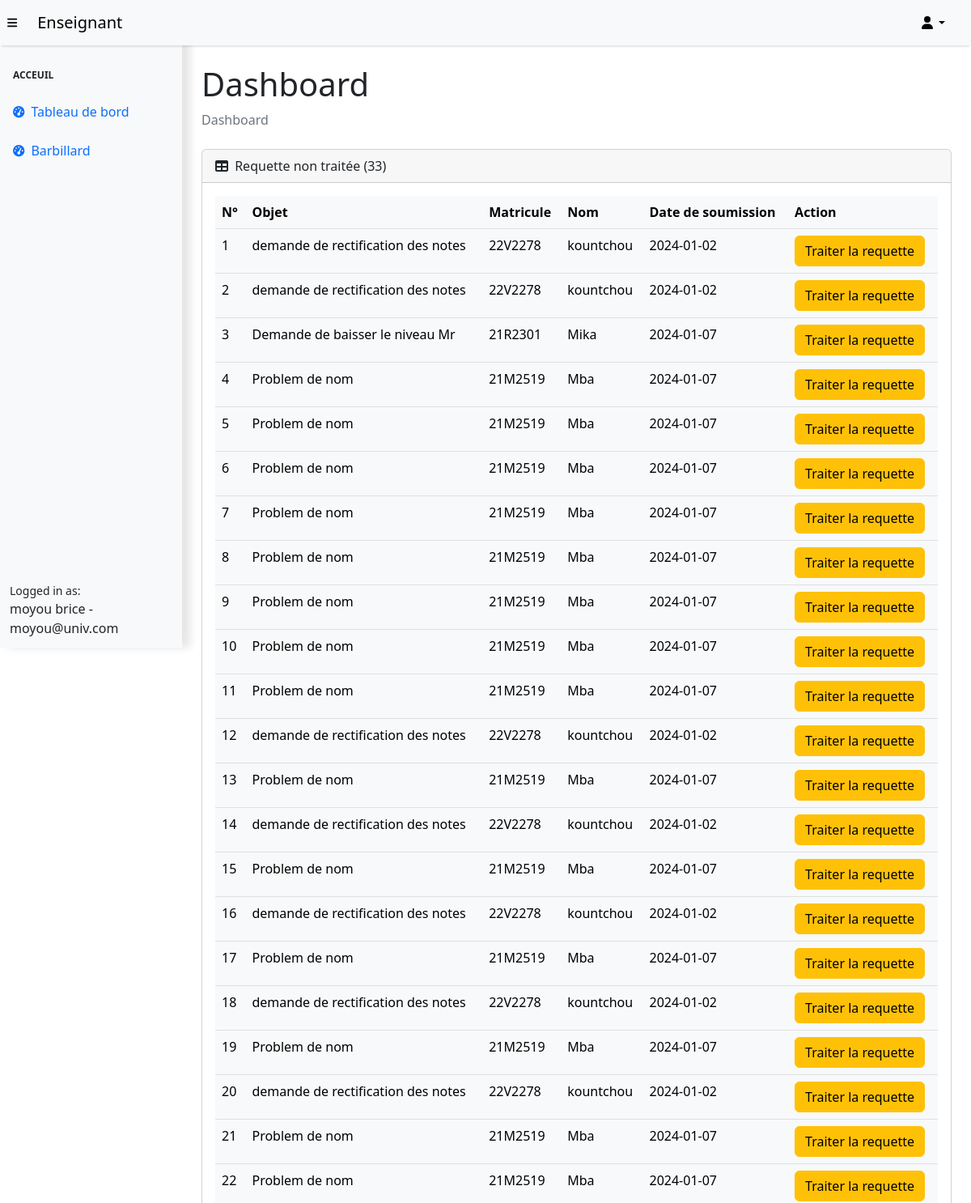
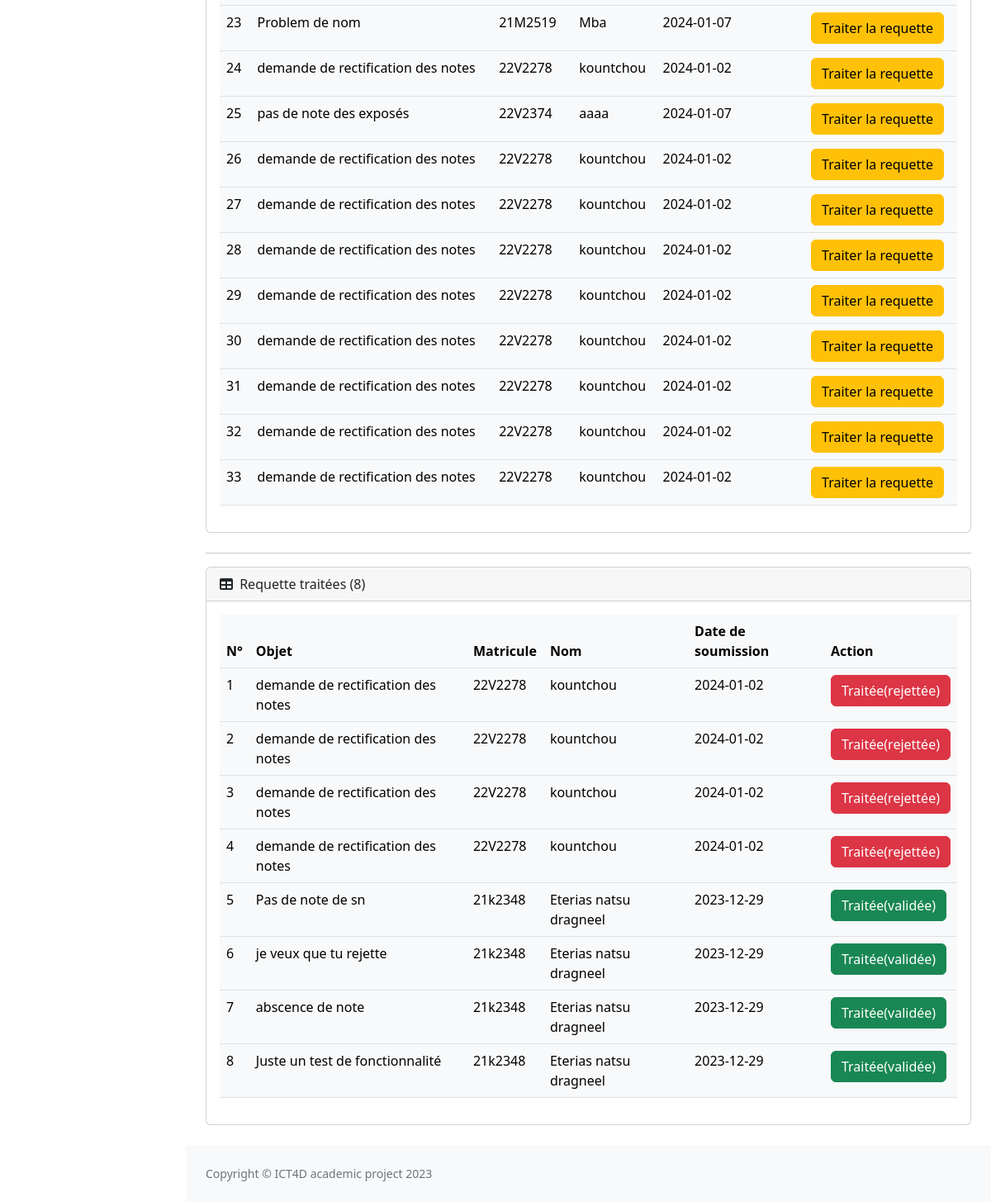
/enseignant/index.php (signed in), run on the app's committed database (2 pictures, top to bottom).
### tables this page shows
CREATE TABLE `requette` (
  `id_Requette` int(11) NOT NULL,
  `objet_Requette` varchar(255) DEFAULT NULL,
  `justificatif_Requette` varchar(255) DEFAULT NULL,
  `corps_Requette` text DEFAULT NULL,
  `id_Etudiant` int(11) DEFAULT NULL,
  `id_enseignant` int(11) DEFAULT NULL,
  `id_UE` int(11) DEFAULT NULL,
  `status` int(11) NOT NULL COMMENT '-1, 0, 1(rejeté, en cours, validé)',
  `date_soumission` date DEFAULT current_timestamp(),
  `raison_rejet` varchar(255) DEFAULT NULL COMMENT 'raison de rejet de la req'
);

CREATE TABLE `etudiant` (
  `id_Etudiant` int(11) NOT NULL,
  `nom` varchar(50) NOT NULL,
  `matricule_Etudiant` varchar(9) DEFAULT NULL,
  `email_Etudiant` varchar(255) DEFAULT NULL,
  `id_filiere` int(11) DEFAULT NULL,
  `mdp` varchar(255) NOT NULL,
  `niveau` int(11) NOT NULL DEFAULT 2
);

### enseignant/index.php (the view, shortened to what this page needs)
<?php session_start() ;
    require_once 'functions_include/those.php';
    $stm = $con->prepare("SELECT distinct r.objet_Requette,  r.status, r.date_soumission, id_Requette, r.id_UE, justificatif_Requette, e.nom, e.matricule_Etudiant from requette r  join etudiant e on e.id_Etudiant = r.id_Etudiant where r.id_enseignant = :id_ order by r.status");
    $stm->execute(array('id_'=>$_SESSION['user']['id_enseignant']));
    $rqs = $stm->fetchAll(PDO::FETCH_ASSOC);
    $stm = $con->prepare("SELECT count(*) from requette where id_enseignant=:id_ and requette.status=0");
    $stm->bindValue(":id_", $_SESSION["user"]["id_enseignant"]);
    $stm->execute();
    $countnbrequettenontraite = $stm->fetch(PDO::FETCH_ASSOC);
    $stm = $con->prepare("SELECT count(*) from requette where id_enseignant=:id_ and requette.status<>0");
    $stm->bindValue(":id_", $_SESSION["user"]["id_enseignant"]);
    $stm->execute();
    $countnbrequettetraite = $stm->fetch(PDO::FETCH_ASSOC)['count(*)'];
?>
<!DOCTYPE html>
<html lang="fr">
    <head>
        <link href="https://cdn.jsdelivr.net/npm/simple-datatables@7.1.2/dist/style.min.css" rel="stylesheet" />
        <link href="css/styles.css" rel="stylesheet" />
    </head>
    <body class="sb-nav-fixed">
        <?php include_once "templates/fixedNavBar.php";?>
        <div id="layoutSidenav">
            <div id="layoutSidenav_content">
            <?php include_once "templates/sideBar.php" ?>
                <main>
                    <div class="container-fluid px-4">
                        <h1 class="mt-4">Dashboard</h1>
                        <ol class="breadcrumb mb-4">
                            <li class="breadcrumb-item active">Dashboard</li>
                        </ol>
                        <div class="card mb-4">
                            <div class="card-header">
                                <i class="fas fa-table me-1"></i>
                                Requette non traitée (<?=$countnbrequettenontraite["count(*)"];?>)
                            </div>
                            <div class="card-body">
                                <table class="table table-light">
                                    <thead>
                                        <tr>
                                            <th>N°</th>
                                            <th>Objet</th>
                                            <th>Matricule</th>
                                            <th>Nom</th>
                                            <th>Date de soumission</th>
                                            <th>Action</th>
                                        </tr>
                                    </thead>
                                    <tbody>
                                        <?php
                                            $i = 1;
                                            foreach ($rqs as $rq) {
                                               if($rq['status'] == 0){
                                        ?>
                                            <form action="" method="get">
                                                <tr>
                                                    <td><?=$i?></td>
                                                    <td><?=$rq['objet_Requette']?></td>
                                                    <td><?=$rq['matricule_Etudiant']?></td>
                                                    <td><?=$rq['nom']?></td>
                                                    <td><?=$rq['date_soumission']?></td>
                                                    <td><?=actionDependOnStatus($rq['status'], $rq['id_Requette'], $i, $rq['id_UE'], $rq['objet_Requette'])?></td>
                                                </tr>
                                            </form>
                                        <?php
                                            $i++;
                                               }
                                            }
                                        ?>
                                    </tbody>
                                </table>
                            </div>
                        </div>
                        <hr>
                        <div class="card mb-4">
                            <div class="card-header">
                                <i class="fas fa-table me-1"></i>
                                Requette traitées (<?=$countnbrequettetraite?>)
                            </div>
                            <div class="card-body">
                                <table class="table table-light">
                                    <thead>
                                        <tr>
                                            <th>N°</th>
                                            <th>Objet</th>
                                            <th>Matricule</th>
                                            <th>Nom</th>
                                            <th>Date de soumission</th>
                                            <th>Action</th>
                                        </tr>
                                    </thead>
                                    <tbody>
                                        <?php
                                            $i = 1;
                                            foreach ($rqs as $rq) {
                                               if($rq['status'] != 0){
                                        ?>
                                            <form action="" method="get">
                                                <tr>
                                                    <td><?=$i?></td>
                                                    <td><?=$rq['objet_Requette']?></td>
                                                    <td><?=$rq['matricule_Etudiant']?></td>
                                                    <td><?=$rq['nom']?></td>
                                                    <td><?=$rq['date_soumission']?></td>
                                                    <td><?=actionDependOnStatus($rq['status'], $rq['id_Requette'], $i, $rq['id_UE'], $rq['objet_Requette'])?></td>
                                                </tr>
                                            </form>
                                        <?php
                                            $i++;
                                               }
                                            }
                                        ?>
                                    </tbody>
                                </table>
                            </div>
                        </div>
                    </div>
                </main>
               <?php include_once "templates/footer.php";?>
            </div>
        </div>
    </body>
</html>

### enseignant/functions_include/those.php (shortened to what this page needs)
<?php
    function actionDependOnStatus($st, $id_Requette, $numReq, $objet){
        switch($st){
            case 0 :
                return "<a class=\"btn btn-warning\" disable href='modif-req.php?id_rq=$id_Requette'>Traiter la requette</a>";
            case 1 :
                return "<button class=\"btn btn-success\" type='button'>Traitée(validée)</button>";
            case -1:
                return "<button class=\"btn btn-danger\" type='button'>Traitée(rejettée)</button>";
        }
    }
?>

### data on the page
requette: objet_Requette "demande de rectification des notes", id_Etudiant.matricule_Etudiant "22V2278", id_Etudiant.nom "kountchou", date_soumission "2024-01-02"
requette: objet_Requette "demande de rectification des notes", id_Etudiant.matricule_Etudiant "22V2278", id_Etudiant.nom "kountchou", date_soumission "2024-01-02"
requette: objet_Requette "Demande de baisser le niveau Mr", id_Etudiant.matricule_Etudiant "21R2301", id_Etudiant.nom "Mika", date_soumission "2024-01-07"
requette: objet_Requette "Problem de nom", id_Etudiant.matricule_Etudiant "21M2519", id_Etudiant.nom "Mba", date_soumission "2024-01-07"
requette: objet_Requette "Problem de nom", id_Etudiant.matricule_Etudiant "21M2519", id_Etudiant.nom "Mba", date_soumission "2024-01-07"
requette: objet_Requette "Problem de nom", id_Etudiant.matricule_Etudiant "21M2519", id_Etudiant.nom "Mba", date_soumission "2024-01-07"
requette: objet_Requette "Problem de nom", id_Etudiant.matricule_Etudiant "21M2519", id_Etudiant.nom "Mba", date_soumission "2024-01-07"
requette: objet_Requette "Problem de nom", id_Etudiant.matricule_Etudiant "21M2519", id_Etudiant.nom "Mba", date_soumission "2024-01-07"
requette: objet_Requette "Problem de nom", id_Etudiant.matricule_Etudiant "21M2519", id_Etudiant.nom "Mba", date_soumission "2024-01-07"
requette: objet_Requette "Problem de nom", id_Etudiant.matricule_Etudiant "21M2519", id_Etudiant.nom "Mba", date_soumission "2024-01-07"
requette: objet_Requette "Problem de nom", id_Etudiant.matricule_Etudiant "21M2519", id_Etudiant.nom "Mba", date_soumission "2024-01-07"
requette: objet_Requette "demande de rectification des notes", id_Etudiant.matricule_Etudiant "22V2278", id_Etudiant.nom "kountchou", date_soumission "2024-01-02"
requette: objet_Requette "Problem de nom", id_Etudiant.matricule_Etudiant "21M2519", id_Etudiant.nom "Mba", date_soumission "2024-01-07"
requette: objet_Requette "demande de rectification des notes", id_Etudiant.matricule_Etudiant "22V2278", id_Etudiant.nom "kountchou", date_soumission "2024-01-02"
requette: objet_Requette "Problem de nom", id_Etudiant.matricule_Etudiant "21M2519", id_Etudiant.nom "Mba", date_soumission "2024-01-07"
requette: objet_Requette "demande de rectification des notes", id_Etudiant.matricule_Etudiant "22V2278", id_Etudiant.nom "kountchou", date_soumission "2024-01-02"
requette: objet_Requette "Problem de nom", id_Etudiant.matricule_Etudiant "21M2519", id_Etudiant.nom "Mba", date_soumission "2024-01-07"
requette: objet_Requette "demande de rectification des notes", id_Etudiant.matricule_Etudiant "22V2278", id_Etudiant.nom "kountchou", date_soumission "2024-01-02"
requette: objet_Requette "Problem de nom", id_Etudiant.matricule_Etudiant "21M2519", id_Etudiant.nom "Mba", date_soumission "2024-01-07"
requette: objet_Requette "demande de rectification des notes", id_Etudiant.matricule_Etudiant "22V2278", id_Etudiant.nom "kountchou", date_soumission "2024-01-02"
requette: objet_Requette "Problem de nom", id_Etudiant.matricule_Etudiant "21M2519", id_Etudiant.nom "Mba", date_soumission "2024-01-07"
requette: objet_Requette "Problem de nom", id_Etudiant.matricule_Etudiant "21M2519", id_Etudiant.nom "Mba", date_soumission "2024-01-07"
requette: objet_Requette "Problem de nom", id_Etudiant.matricule_Etudiant "21M2519", id_Etudiant.nom "Mba", date_soumission "2024-01-07"
requette: objet_Requette "demande de rectification des notes", id_Etudiant.matricule_Etudiant "22V2278", id_Etudiant.nom "kountchou", date_soumission "2024-01-02"
requette: objet_Requette "pas de note des exposés", id_Etudiant.matricule_Etudiant "22V2374", id_Etudiant.nom "aaaa", date_soumission "2024-01-07"
requette: objet_Requette "demande de rectification des notes", id_Etudiant.matricule_Etudiant "22V2278", id_Etudiant.nom "kountchou", date_soumission "2024-01-02"
requette: objet_Requette "demande de rectification des notes", id_Etudiant.matricule_Etudiant "22V2278", id_Etudiant.nom "kountchou", date_soumission "2024-01-02"
requette: objet_Requette "demande de rectification des notes", id_Etudiant.matricule_Etudiant "22V2278", id_Etudiant.nom "kountchou", date_soumission "2024-01-02"
requette: objet_Requette "demande de rectification des notes", id_Etudiant.matricule_Etudiant "22V2278", id_Etudiant.nom "kountchou", date_soumission "2024-01-02"
requette: objet_Requette "demande de rectification des notes", id_Etudiant.matricule_Etudiant "22V2278", id_Etudiant.nom "kountchou", date_soumission "2024-01-02"
requette: objet_Requette "demande de rectification des notes", id_Etudiant.matricule_Etudiant "22V2278", id_Etudiant.nom "kountchou", date_soumission "2024-01-02"
requette: objet_Requette "demande de rectification des notes", id_Etudiant.matricule_Etudiant "22V2278", id_Etudiant.nom "kountchou", date_soumission "2024-01-02"
requette: objet_Requette "demande de rectification des notes", id_Etudiant.matricule_Etudiant "22V2278", id_Etudiant.nom "kountchou", date_soumission "2024-01-02"
requette: objet_Requette "demande de rectification des notes", id_Etudiant.matricule_Etudiant "22V2278", id_Etudiant.nom "kountchou", date_soumission "2024-01-02", status "Traitée(rejettée)"
requette: objet_Requette "demande de rectification des notes", id_Etudiant.matricule_Etudiant "22V2278", id_Etudiant.nom "kountchou", date_soumission "2024-01-02", status "Traitée(rejettée)"
requette: objet_Requette "demande de rectification des notes", id_Etudiant.matricule_Etudiant "22V2278", id_Etudiant.nom "kountchou", date_soumission "2024-01-02", status "Traitée(rejettée)"
requette: objet_Requette "demande de rectification des notes", id_Etudiant.matricule_Etudiant "22V2278", id_Etudiant.nom "kountchou", date_soumission "2024-01-02", status "Traitée(rejettée)"
requette: objet_Requette "Pas de note de sn", id_Etudiant.matricule_Etudiant "21k2348", id_Etudiant.nom "Eterias natsu dragneel", date_soumission "2023-12-29", status "Traitée(validée)"
requette: objet_Requette "je veux que tu rejette", id_Etudiant.matricule_Etudiant "21k2348", id_Etudiant.nom "Eterias natsu dragneel", date_soumission "2023-12-29", status "Traitée(validée)"
requette: objet_Requette "abscence de note", id_Etudiant.matricule_Etudiant "21k2348", id_Etudiant.nom "Eterias natsu dragneel", date_soumission "2023-12-29", status "Traitée(validée)"
requette: objet_Requette "Juste un test de fonctionnalité", id_Etudiant.matricule_Etudiant "21k2348", id_Etudiant.nom "Eterias natsu dragneel", date_soumission "2023-12-29", status "Traitée(validée)"

### other printed values
$_SESSION['user']['nom_enseignant'] "moyou brice"
$_SESSION['user']['email_enseignant'] "moyou@univ.com"
$countnbrequettenontraite["count(*)"] "33"
$countnbrequettetraite "8"
